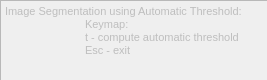
<?xml version="1.0" encoding="UTF-8"?>
<ui version="4.0">
 <class>autoThresholdOptions</class>
 <widget class="QWidget" name="autoThresholdOptions">
  <property name="geometry">
   <rect>
    <x>0</x>
    <y>0</y>
    <width>267</width>
    <height>80</height>
   </rect>
  </property>
  <property name="minimumSize">
   <size>
    <width>267</width>
    <height>80</height>
   </size>
  </property>
  <property name="maximumSize">
   <size>
    <width>267</width>
    <height>80</height>
   </size>
  </property>
  <property name="windowTitle">
   <string>Automatic Thresholding</string>
  </property>
  <property name="windowIcon">
   <iconset>
    <normaloff>../icons/Bad-Blood-Yolks-Yarr.ico</normaloff>../icons/Bad-Blood-Yolks-Yarr.ico</iconset>
  </property>
  <widget class="QTextEdit" name="textEdit">
   <property name="enabled">
    <bool>false</bool>
   </property>
   <property name="geometry">
    <rect>
     <x>0</x>
     <y>0</y>
     <width>271</width>
     <height>85</height>
    </rect>
   </property>
   <property name="minimumSize">
    <size>
     <width>271</width>
     <height>85</height>
    </size>
   </property>
   <property name="maximumSize">
    <size>
     <width>271</width>
     <height>85</height>
    </size>
   </property>
   <property name="html">
    <string>&lt;!DOCTYPE HTML PUBLIC &quot;-//W3C//DTD HTML 4.0//EN&quot; &quot;http://www.w3.org/TR/REC-html40/strict.dtd&quot;&gt;
&lt;html&gt;&lt;head&gt;&lt;meta name=&quot;qrichtext&quot; content=&quot;1&quot; /&gt;&lt;style type=&quot;text/css&quot;&gt;
p, li { white-space: pre-wrap; }
&lt;/style&gt;&lt;/head&gt;&lt;body style=&quot; font-family:'MS Shell Dlg 2'; font-size:8.25pt; font-weight:400; font-style:normal;&quot;&gt;
&lt;p style=&quot; margin-top:0px; margin-bottom:0px; margin-left:0px; margin-right:0px; -qt-block-indent:0; text-indent:0px;&quot;&gt;&lt;span style=&quot; font-size:8pt;&quot;&gt;Image Segmentation using Automatic Threshold:&lt;/span&gt;&lt;/p&gt;
&lt;p style=&quot; margin-top:0px; margin-bottom:0px; margin-left:0px; margin-right:0px; -qt-block-indent:0; text-indent:0px;&quot;&gt;&lt;span style=&quot; font-size:8pt;&quot;&gt;	Keymap:&lt;/span&gt;&lt;/p&gt;
&lt;p style=&quot; margin-top:0px; margin-bottom:0px; margin-left:0px; margin-right:0px; -qt-block-indent:0; text-indent:0px;&quot;&gt;&lt;span style=&quot; font-size:8pt;&quot;&gt;	t - compute automatic threshold&lt;/span&gt;&lt;/p&gt;
&lt;p style=&quot; margin-top:0px; margin-bottom:0px; margin-left:0px; margin-right:0px; -qt-block-indent:0; text-indent:0px;&quot;&gt;&lt;span style=&quot; font-size:8pt;&quot;&gt;	Esc - exit&lt;/span&gt;&lt;/p&gt;&lt;/body&gt;&lt;/html&gt;</string>
   </property>
  </widget>
 </widget>
 <resources/>
 <connections/>
</ui>
